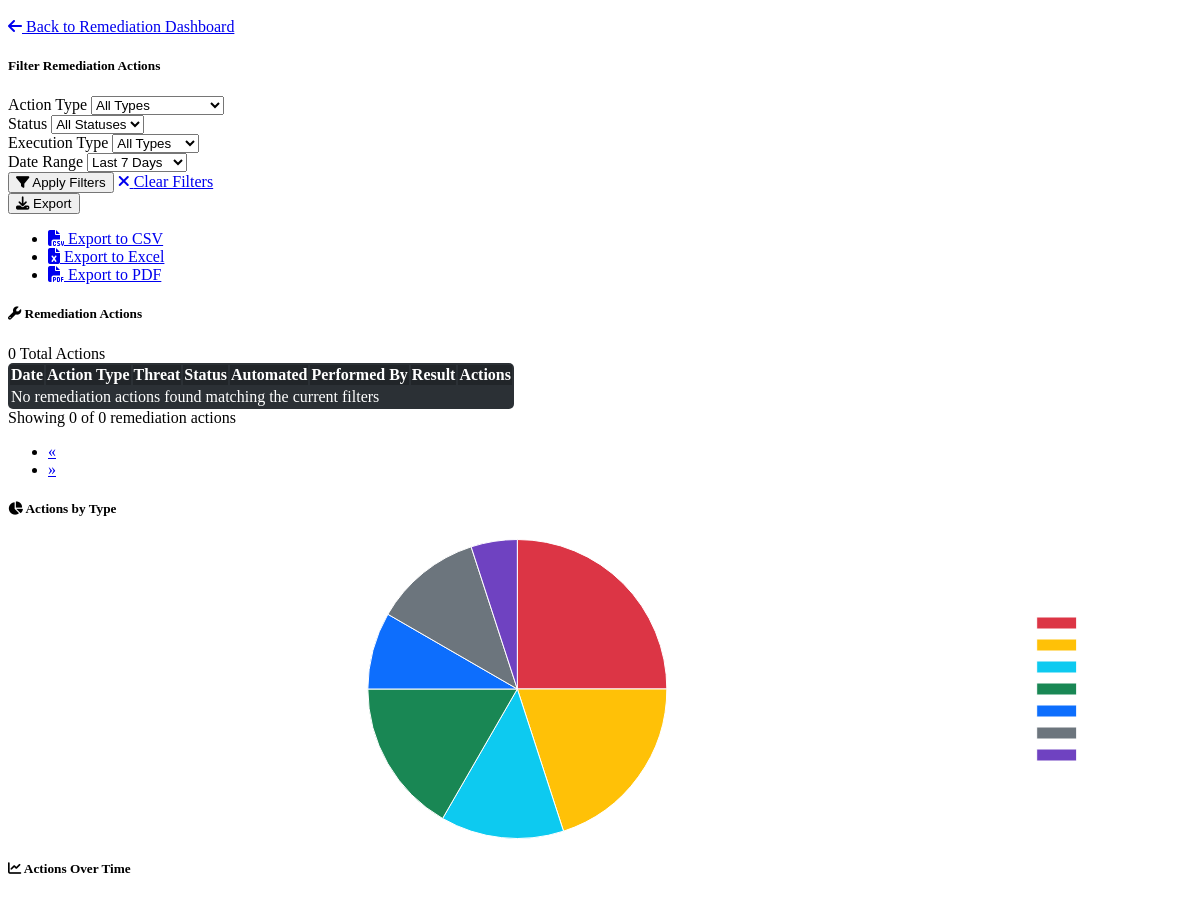
Page /remediation/history (signed in, middle part) on the earlier database version.
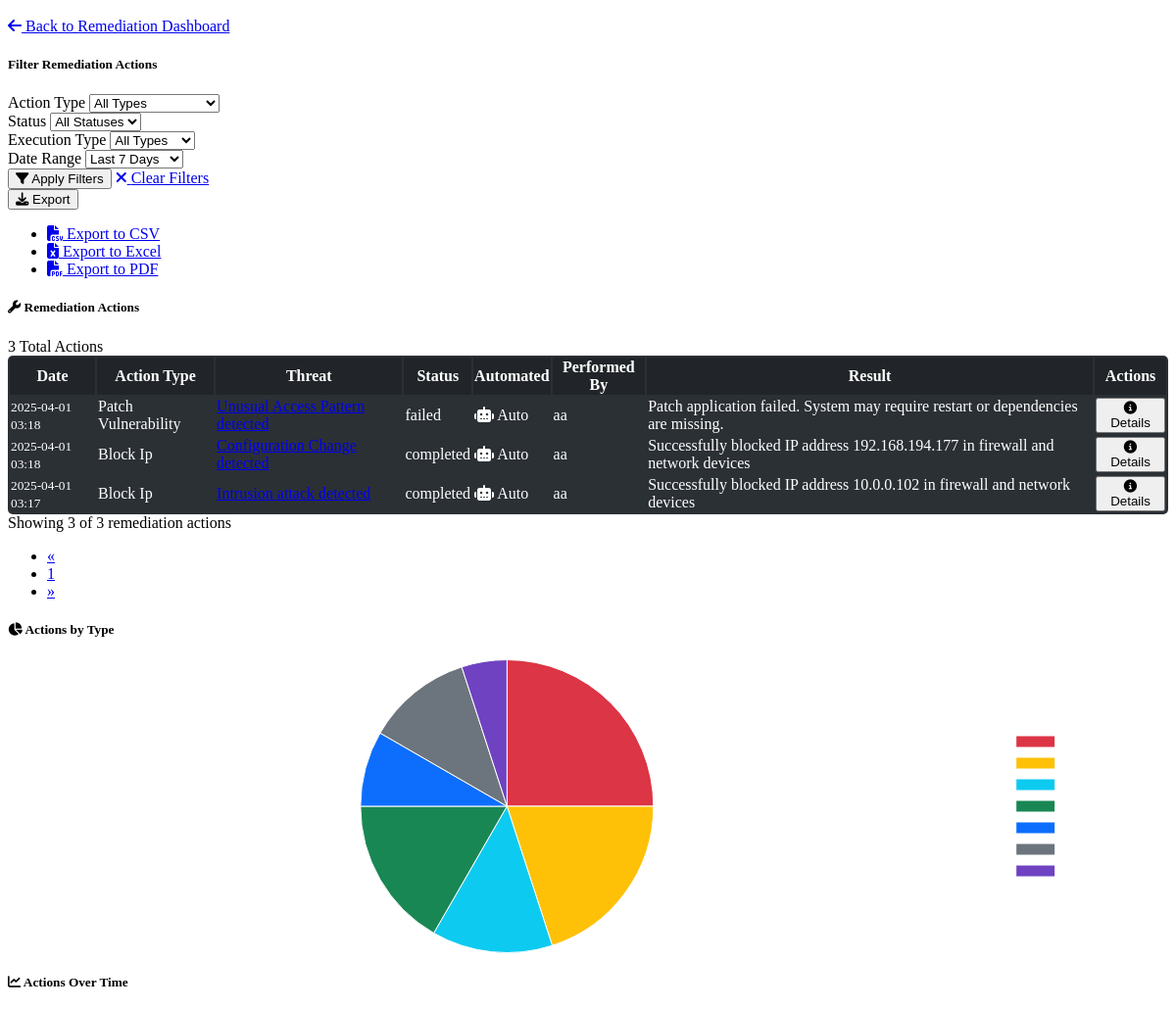
Same page on the later database version.
### models.py (models this page shows, shortened)
class RemediationAction(db.Model):
    id = db.Column(db.Integer, primary_key=True)
    action_type = db.Column(db.String(50), nullable=False)
    description = db.Column(db.Text)
    date_performed = db.Column(db.DateTime, default=datetime.utcnow)
    status = db.Column(db.String(20), default='pending')
    result = db.Column(db.Text)
    is_automated = db.Column(db.Boolean, default=False)
    details = db.Column(db.Text)  # JSON serialized details
    threat_id = db.Column(db.Integer, db.ForeignKey('threat.id'))
    user_id = db.Column(db.Integer, db.ForeignKey('user.id'))

class Threat(db.Model):
    id = db.Column(db.Integer, primary_key=True)
    name = db.Column(db.String(100), nullable=False)
    description = db.Column(db.Text)
    threat_type = db.Column(db.String(50), nullable=False)
    severity = db.Column(db.String(20), nullable=False)
    confidence = db.Column(db.Float, default=0.0)
    status = db.Column(db.String(20), default='active')
    source_ip = db.Column(db.String(50))
    destination_ip = db.Column(db.String(50))
    port = db.Column(db.Integer)
    protocol = db.Column(db.String(20))
    date_detected = db.Column(db.DateTime, default=datetime.utcnow)
    date_updated = db.Column(db.DateTime, default=datetime.utcnow, onupdate=datetime.utcnow)
    attack_vector = db.Column(db.String(100))
    indicators = db.Column(db.Text)  # JSON serialized indicators
    alerts = db.relationship('Alert', backref='threat', lazy='dynamic')
    remediation_actions = db.relationship('RemediationAction', backref='threat', lazy='dynamic')

class User(UserMixin, db.Model):
    id = db.Column(db.Integer, primary_key=True)
    username = db.Column(db.String(64), unique=True, nullable=False)
    email = db.Column(db.String(120), unique=True, nullable=False)
    password_hash = db.Column(db.String(256), nullable=False)
    first_name = db.Column(db.String(64))
    last_name = db.Column(db.String(64))
    role = db.Column(db.String(20), default='analyst')
    date_registered = db.Column(db.DateTime, default=datetime.utcnow)
    last_login = db.Column(db.DateTime)
    is_active = db.Column(db.Boolean, default=True)
    alerts = db.relationship('Alert', backref='user', lazy='dynamic')
    logs = db.relationship('Log', backref='user', lazy='dynamic')
    remediations = db.relationship('RemediationAction', backref='performed_by', lazy='dynamic')

### remediation.py (the view)
@remediation_bp.route('/remediation/history')
@login_required
def remediation_history():
    page = request.args.get('page', 1, type=int)
    actions = RemediationAction.query.order_by(RemediationAction.date_performed.desc())\
        .paginate(page=page, per_page=15)
    return render_template('remediation_history.html',
                          actions=actions,
                          title='Remediation History')

### app.py (called while the page is built)
@login_manager.user_loader
def load_user(user_id):
    return models.User.query.get(int(user_id))

@app.context_processor
def inject_now():
    return {'now': datetime.utcnow()}

### templates/remediation_history.html (shortened to what this page needs)
{% extends "layout.html" %}
{% block content %}
<div class="d-flex justify-content-between align-items-center mb-4">
    <a href="{{ url_for('remediation.remediation_dashboard') }}" class="btn btn-outline-primary">
        <i class="fas fa-arrow-left"></i> Back to Remediation Dashboard
    </a>
</div>
<div class="card bg-dark mb-4">
    <div class="card-body">
        <h5 class="card-title mb-3">Filter Remediation Actions</h5>
        <form method="GET" class="row g-3">
            <div class="col-md-3">
                <label for="actionTypeFilter" class="form-label">Action Type</label>
                <select class="form-select" id="actionTypeFilter" name="action_type">
                    <option value="">All Types</option>
                </select>
            </div>
            <div class="col-md-3">
                <label for="statusFilter" class="form-label">Status</label>
                <select class="form-select" id="statusFilter" name="status">
                    <option value="">All Statuses</option>
                </select>
            </div>
            <div class="col-md-3">
                <label for="automatedFilter" class="form-label">Execution Type</label>
                <select class="form-select" id="automatedFilter" name="automated">
                    <option value="">All Types</option>
                </select>
            </div>
            <div class="col-md-3">
                <label for="dateFilter" class="form-label">Date Range</label>
                <select class="form-select" id="dateFilter" name="date_range">
                    <option value="7d" {% if request.args.get('date_range') == '7d' or not request.args.get('date_range') %}selected{% endif %}>Last 7 Days</option>
                </select>
            </div>
            <div class="col-12">
                <button type="submit" class="btn btn-primary">
                    <i class="fas fa-filter"></i> Apply Filters
                </button>
                <a href="{{ url_for('remediation.remediation_history') }}" class="btn btn-outline-secondary">
                    <i class="fas fa-times"></i> Clear Filters
                </a>
                <div class="btn-group float-end">
                    <button type="button" class="btn btn-outline-secondary dropdown-toggle" data-bs-toggle="dropdown" aria-expanded="false">
                        <i class="fas fa-download"></i> Export
                    </button>
                    <ul class="dropdown-menu dropdown-menu-end">
                        <li><a class="dropdown-item" href="#"><i class="fas fa-file-csv"></i> Export to CSV</a></li>
                        <li><a class="dropdown-item" href="#"><i class="fas fa-file-excel"></i> Export to Excel</a></li>
                        <li><a class="dropdown-item" href="#"><i class="fas fa-file-pdf"></i> Export to PDF</a></li>
                    </ul>
                </div>
            </div>
        </form>
    </div>
</div>
<div class="card bg-dark mb-4">
    <div class="card-header d-flex justify-content-between align-items-center">
        <h5 class="card-title mb-0"><i class="fas fa-wrench"></i> Remediation Actions</h5>
        <span class="badge bg-primary">{{ actions.total }} Total Actions</span>
    </div>
    <div class="card-body p-0">
        <div class="table-responsive">
            <table class="table table-dark-themed table-hover mb-0">
                <thead>
                    <tr>
                        <th>Date</th>
                        <th>Action Type</th>
                        <th>Threat</th>
                        <th>Status</th>
                        <th>Automated</th>
                        <th>Performed By</th>
                        <th>Result</th>
                        <th class="text-end">Actions</th>
                    </tr>
                </thead>
                <tbody>
                    {% for action in actions.items %}
                    <tr id="remediation-{{ action.id }}">
                        <td><small>{{ action.date_performed.strftime('%Y-%m-%d %H:%M') }}</small></td>
                        <td>{{ action.action_type|replace('_', ' ')|title }}</td>
                        <td>
                            {% if action.threat %}
                            <a href="{{ url_for('threat.threat_details', threat_id=action.threat.id) }}" class="text-decoration-none">
                                {{ action.threat.name }}
                            </a>
                            {% else %}
                            <span class="text-muted">Unknown</span>
                            {% endif %}
                        </td>
                        <td>
                            <span class="status-badge badge {{ 'bg-success' if action.status == 'completed' else 'bg-warning text-dark' if action.status == 'pending' else 'bg-danger' if action.status == 'failed' else 'bg-secondary' }}">
                                {{ action.status }}
                            </span>
                        </td>
                        <td>
                            {% if action.is_automated %}
                            <span class="badge bg-primary"><i class="fas fa-robot"></i> Auto</span>
                            {% else %}
                            <span class="badge bg-secondary"><i class="fas fa-user"></i> Manual</span>
                            {% endif %}
                        </td>
                        <td>
                            {% if action.performed_by %}
                            {{ action.performed_by.username }}
                            {% else %}
                            <span class="text-muted">System</span>
                            {% endif %}
                        </td>
                        <td>
                            <span class="text-truncate d-inline-block" style="max-width: 200px;">
                                {{ action.result or 'Pending execution' }}
                            </span>
                        </td>
                        <td class="text-end">
                            {% if action.status == 'pending' %}
                            <button class="btn btn-sm btn-success" onclick="executeRemediationAction({{ action.id }})">
                                <i class="fas fa-play"></i> Execute
                            </button>
                            <button class="btn btn-sm btn-danger" onclick="cancelRemediationAction({{ action.id }})">
                                <i class="fas fa-times"></i> Cancel
                            </button>
                            {% else %}
                            <button class="btn btn-sm btn-outline-secondary" data-bs-toggle="popover" data-bs-title="Result" data-bs-content="{{ action.result }}">
                                <i class="fas fa-info-circle"></i> Details
                            </button>
                            {% endif %}
                        </td>
                    </tr>
                    {% else %}
                    <tr>
                        <td colspan="8" class="text-center">No remediation actions found matching the current filters</td>
                    </tr>
                    {% endfor %}
                </tbody>
            </table>
        </div>
    </div>
    <div class="card-footer">
        <div class="d-flex justify-content-between align-items-center">
            <div>
                Showing {{ actions.items|length }} of {{ actions.total }} remediation actions
            </div>
            <nav aria-label="Remediation action pagination">
                <ul class="pagination mb-0">
                    {% if actions.has_prev %}
                    <li class="page-item">
                        <a class="page-link" href="{{ url_for('remediation.remediation_history', page=actions.prev_num) }}" aria-label="Previous">
                            <span aria-hidden="true">&laquo;</span>
                        </a>
                    </li>
                    {% else %}
                    <li class="page-item disabled">
                        <a class="page-link" href="#" aria-label="Previous">
                            <span aria-hidden="true">&laquo;</span>
                        </a>
                    </li>
                    {% endif %}
                    {% for page_num in actions.iter_pages(left_edge=1, right_edge=1, left_current=2, right_current=2) %}
                        {% if page_num %}
                            {% if page_num == actions.page %}
                            <li class="page-item active">
                                <a class="page-link" href="{{ url_for('remediation.remediation_history', page=page_num) }}">{{ page_num }}</a>
                            </li>
                            {% else %}
                            <li class="page-item">
                                <a class="page-link" href="{{ url_for('remediation.remediation_history', page=page_num) }}">{{ page_num }}</a>
                            </li>
                            {% endif %}
                        {% else %}
                        <li class="page-item disabled">
                            <a class="page-link" href="#">...</a>
                        </li>
                        {% endif %}
                    {% endfor %}
                    {% if actions.has_next %}
                    <li class="page-item">
                        <a class="page-link" href="{{ url_for('remediation.remediation_history', page=actions.next_num) }}" aria-label="Next">
                            <span aria-hidden="true">&raquo;</span>
                        </a>
                    </li>
                    {% else %}
                    <li class="page-item disabled">
                        <a class="page-link" href="#" aria-label="Next">
                            <span aria-hidden="true">&raquo;</span>
                        </a>
                    </li>
                    {% endif %}
                </ul>
            </nav>
        </div>
    </div>
</div>
<div class="row">
    <div class="col-md-6 mb-4">
        <div class="card bg-dark">
            <div class="card-header">
                <h5 class="card-title mb-0"><i class="fas fa-chart-pie"></i> Actions by Type</h5>
            </div>
            <div class="card-body">
                <div class="chart-container">
                    <canvas id="actionTypeChart"></canvas>
                </div>
            </div>
        </div>
    </div>
    <div class="col-md-6 mb-4">
        <div class="card bg-dark">
            <div class="card-header">
                <h5 class="card-title mb-0"><i class="fas fa-chart-line"></i> Actions Over Time</h5>
            </div>
        </div>
    </div>
</div>
{% endblock %}

### templates/layout.html (shortened to what this page needs)
<!DOCTYPE html>
<html lang="en" data-bs-theme="dark">
<head>
    <link rel="stylesheet" href="https://cdn.replit.com/agent/bootstrap-agent-dark-theme.min.css">
    <link rel="stylesheet" href="https://cdnjs.cloudflare.com/ajax/libs/font-awesome/6.3.0/css/all.min.css">
    <link rel="stylesheet" href="{{ url_for('static', filename='css/custom.css') }}">
</head>
<body>
    <div class="container-fluid mt-3">
        <div class="row">
            {% if current_user.is_authenticated and request.path != '/login' and request.path != '/register' %}
            <div class="col-md-10 ms-sm-auto px-md-4">
            {% else %}
            <div class="col-12">
            {% endif %}
                {% block content %}{% endblock %}
            </div>
        </div>
    </div>
</body>
</html>

### static/css/custom.css (style rules this page uses)
.chart-container { position: relative; height: 300px; margin-bottom: 20px; }
.table-dark-themed { background-color: #2b3035; color: #fff; border-radius: 5px; overflow: hidden; }
.table-dark-themed thead { background-color: #212529; }

Differences in the rows shown:
added RemediationAction: date_performed "2025-04-01 03:18", action_type "Patch Vulnerability", threat.name "Unusual Access Pattern detected", status "failed", is_automated True (drawn), performed_by.username "aa", result "Patch application failed. System may require restart or dependencies are missing."
added RemediationAction: date_performed "2025-04-01 03:18", action_type "Block Ip", threat.name "Configuration Change detected", status "completed", is_automated True (drawn), performed_by.username "aa", result "Successfully blocked IP address 192.168.194.177 in firewall and network devices"
added RemediationAction: date_performed "2025-04-01 03:17", action_type "Block Ip", threat.name "Intrusion attack detected", status "completed", is_automated True (drawn), performed_by.username "aa", result "Successfully blocked IP address 10.0.0.102 in firewall and network devices"
Other differences:
{{ actions.total }}: "0" → "3"
{{ actions.items|length }}: "0" → "3"
new list line: "1"
text no longer shown: "No remediation actions found matching the current filters"
